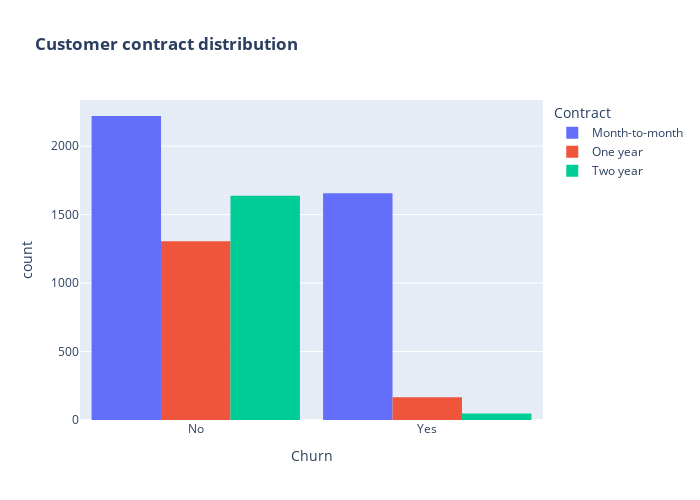

Notebook code cell kept with this figure:
### Markdown cell above
* There is negligible difference in customer percentage/ count who chnaged the service provider. Both genders behaved in similar fashion when it comes to migrating to another service provider/firm.

### Code cell
fig = px.histogram(df, x="Churn", color="Contract", barmode="group", title="<b>Customer contract distribution<b>")
fig.update_layout(width=700, height=500, bargap=0.1)
fig.show()

### Figure 1 — Plotly figure (JSON) as saved in the notebook; plotly's stock layout.template omitted (floating-point values rounded to 4 significant figures; data arrays with more than 128 entries replaced by an {"elided": "..."} marker saying what was removed)
{"data": [{"alignmentgroup": "True", "bingroup": "x", "hovertemplate": "Contract=Month-to-month<br>Churn=%{x}<br>count=%{y}<extra></extra>", "legendgroup": "Month-to-month", "marker": {"color": "#636efa", "pattern": {"shape": ""}}, "name": "Month-to-month", "offsetgroup": "Month-to-month", "orientation": "v", "showlegend": true, "type": "histogram", "x": {"elided": "3875 str values"}, "xaxis": "x", "yaxis": "y"}, {"alignmentgroup": "True", "bingroup": "x", "hovertemplate": "Contract=One year<br>Churn=%{x}<br>count=%{y}<extra></extra>", "legendgroup": "One year", "marker": {"color": "#EF553B", "pattern": {"shape": ""}}, "name": "One year", "offsetgroup": "One year", "orientation": "v", "showlegend": true, "type": "histogram", "x": {"elided": "1472 str values"}, "xaxis": "x", "yaxis": "y"}, {"alignmentgroup": "True", "bingroup": "x", "hovertemplate": "Contract=Two year<br>Churn=%{x}<br>count=%{y}<extra></extra>", "legendgroup": "Two year", "marker": {"color": "#00cc96", "pattern": {"shape": ""}}, "name": "Two year", "offsetgroup": "Two year", "orientation": "v", "showlegend": true, "type": "histogram", "x": {"elided": "1685 str values"}, "xaxis": "x", "yaxis": "y"}], "layout": {"bargap": 0.1, "barmode": "group", "height": 500, "legend": {"title": {"text": "Contract"}, "tracegroupgap": 0}, "title": {"text": "<b>Customer contract distribution<b>"}, "width": 700, "xaxis": {"anchor": "y", "autorange": true, "domain": [0, 1], "range": [-0.5, 1.5], "title": {"text": "Churn"}, "type": "category"}, "yaxis": {"anchor": "x", "autorange": true, "domain": [0, 1], "range": [0, 2337.0], "title": {"text": "count"}}}}
